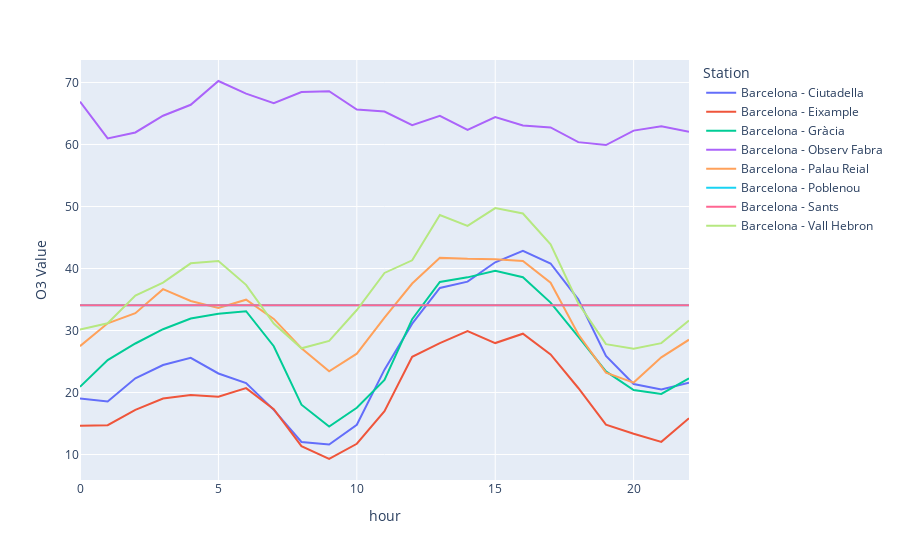

Source (notebook cell):
### Code cell
def remove_h(x):
    x = str(x)
    return int(x[0:-1])
grouped_hour = air_quality.groupby(["read_hour", "Station"], as_index = False)["O3 Value", "NO2 Value", "PM10 Value"].mean()
grouped_hour["hour"] = grouped_hour["read_hour"].apply(remove_h)
grouped_hour.sort_values(by = ["hour", "Station"], inplace=True)
fig = px.line(grouped_hour, x = "hour", y = "O3 Value", color = "Station")
fig.show()

### Figure 1 — Plotly figure (JSON) as saved in the notebook; plotly's stock layout.template omitted (floating-point values rounded to 4 significant figures)
{"data": [{"hovertemplate": "Station=Barcelona - Ciutadella<br>hour=%{x}<br>O3 Value=%{y}<extra></extra>", "legendgroup": "Barcelona - Ciutadella", "line": {"color": "#636efa", "dash": "solid"}, "marker": {"symbol": "circle"}, "mode": "lines", "name": "Barcelona - Ciutadella", "orientation": "v", "showlegend": true, "type": "scatter", "x": [0, 1, 2, 3, 4, 5, 6, 7, 8, 9, 10, 11, 12, 13, 14, 15, 16, 17, 18, 19, 20, 21, 22], "xaxis": "x", "y": [19.03, 18.57, 22.3, 24.44, 25.6, 23.07, 21.53, 17.2, 12.03, 11.62, 14.8, 23.69, 31.11, 36.87, 37.87, 41, 42.87, 40.81, 35.03, 25.9, 21.37, 20.51, 21.58], "yaxis": "y"}, {"hovertemplate": "Station=Barcelona - Eixample<br>hour=%{x}<br>O3 Value=%{y}<extra></extra>", "legendgroup": "Barcelona - Eixample", "line": {"color": "#EF553B", "dash": "solid"}, "marker": {"symbol": "circle"}, "mode": "lines", "name": "Barcelona - Eixample", "orientation": "v", "showlegend": true, "type": "scatter", "x": [0, 1, 2, 3, 4, 5, 6, 7, 8, 9, 10, 11, 12, 13, 14, 15, 16, 17, 18, 19, 20, 21, 22], "xaxis": "x", "y": [14.63, 14.74, 17.21, 19.04, 19.61, 19.31, 20.71, 17.31, 11.34, 9.279, 11.74, 16.98, 25.76, 27.98, 29.91, 27.97, 29.48, 26.14, 20.73, 14.81, 13.34, 12.04, 15.85], "yaxis": "y"}, {"hovertemplate": "Station=Barcelona - Gràcia<br>hour=%{x}<br>O3 Value=%{y}<extra></extra>", "legendgroup": "Barcelona - Gràcia", "line": {"color": "#00cc96", "dash": "solid"}, "marker": {"symbol": "circle"}, "mode": "lines", "name": "Barcelona - Gràcia", "orientation": "v", "showlegend": true, "type": "scatter", "x": [0, 1, 2, 3, 4, 5, 6, 7, 8, 9, 10, 11, 12, 13, 14, 15, 16, 17, 18, 19, 20, 21, 22], "xaxis": "x", "y": [20.93, 25.24, 27.91, 30.21, 31.94, 32.71, 33.11, 27.47, 18.03, 14.52, 17.53, 22.03, 31.83, 37.82, 38.57, 39.64, 38.58, 34.5, 29, 23.41, 20.41, 19.78, 22.29], "yaxis": "y"}, {"hovertemplate": "Station=Barcelona - Observ Fabra<br>hour=%{x}<br>O3 Value=%{y}<extra></extra>", "legendgroup": "Barcelona - Observ Fabra", "line": {"color": "#ab63fa", "dash": "solid"}, "marker": {"symbol": "circle"}, "mode": "lines", "name": "Barcelona - Observ Fabra", "orientation": "v", "showlegend": true, "type": "scatter", "x": [0, 1, 2, 3, 4, 5, 6, 7, 8, 9, 10, 11, 12, 13, 14, 15, 16, 17, 18, 19, 20, 21, 22], "xaxis": "x", "y": [66.9, 60.97, 61.94, 64.64, 66.4, 70.24, 68.2, 66.67, 68.47, 68.59, 65.63, 65.31, 63.11, 64.61, 62.34, 64.43, 63.07, 62.74, 60.38, 59.9, 62.24, 62.94, 62.05], "yaxis": "y"}, {"hovertemplate": "Station=Barcelona - Palau Reial<br>hour=%{x}<br>O3 Value=%{y}<extra></extra>", "legendgroup": "Barcelona - Palau Reial", "line": {"color": "#FFA15A", "dash": "solid"}, "marker": {"symbol": "circle"}, "mode": "lines", "name": "Barcelona - Palau Reial", "orientation": "v", "showlegend": true, "type": "scatter", "x": [0, 1, 2, 3, 4, 5, 6, 7, 8, 9, 10, 11, 12, 13, 14, 15, 16, 17, 18, 19, 20, 21, 22], "xaxis": "x", "y": [27.47, 31.17, 32.8, 36.67, 34.77, 33.63, 34.97, 31.87, 27.13, 23.41, 26.27, 32.06, 37.57, 41.71, 41.55, 41.5, 41.2, 37.71, 29.38, 23.2, 21.6, 25.67, 28.52], "yaxis": "y"}, {"hovertemplate": "Station=Barcelona - Poblenou<br>hour=%{x}<br>O3 Value=%{y}<extra></extra>", "legendgroup": "Barcelona - Poblenou", "line": {"color": "#19d3f3", "dash": "solid"}, "marker": {"symbol": "circle"}, "mode": "lines", "name": "Barcelona - Poblenou", "orientation": "v", "showlegend": true, "type": "scatter", "x": [0, 1, 2, 3, 4, 5, 6, 7, 8, 9, 10, 11, 12, 13, 14, 15, 16, 17, 18, 19, 20, 21, 22], "xaxis": "x", "y": [34.08, 34.08, 34.08, 34.08, 34.08, 34.08, 34.08, 34.08, 34.08, 34.08, 34.08, 34.08, 34.08, 34.08, 34.08, 34.08, 34.08, 34.08, 34.08, 34.08, 34.08, 34.08, 34.08], "yaxis": "y"}, {"hovertemplate": "Station=Barcelona - Sants<br>hour=%{x}<br>O3 Value=%{y}<extra></extra>", "legendgroup": "Barcelona - Sants", "line": {"color": "#FF6692", "dash": "solid"}, "marker": {"symbol": "circle"}, "mode": "lines", "name": "Barcelona - Sants", "orientation": "v", "showlegend": true, "type": "scatter", "x": [0, 1, 2, 3, 4, 5, 6, 7, 8, 9, 10, 11, 12, 13, 14, 15, 16, 17, 18, 19, 20, 21, 22], "xaxis": "x", "y": [34.08, 34.08, 34.08, 34.08, 34.08, 34.08, 34.08, 34.08, 34.08, 34.08, 34.08, 34.08, 34.08, 34.08, 34.08, 34.08, 34.08, 34.08, 34.08, 34.08, 34.08, 34.08, 34.08], "yaxis": "y"}, {"hovertemplate": "Station=Barcelona - Vall Hebron<br>hour=%{x}<br>O3 Value=%{y}<extra></extra>", "legendgroup": "Barcelona - Vall Hebron", "line": {"color": "#B6E880", "dash": "solid"}, "marker": {"symbol": "circle"}, "mode": "lines", "name": "Barcelona - Vall Hebron", "orientation": "v", "showlegend": true, "type": "scatter", "x": [0, 1, 2, 3, 4, 5, 6, 7, 8, 9, 10, 11, 12, 13, 14, 15, 16, 17, 18, 19, 20, 21, 22], "xaxis": "x", "y": [30.15, 31.17, 35.63, 37.73, 40.83, 41.2, 37.37, 31.13, 27.13, 28.31, 33.3, 39.28, 41.32, 48.61, 46.86, 49.73, 48.87, 43.9, 34.41, 27.8, 27.07, 27.97, 31.62], "yaxis": "y"}], "layout": {"legend": {"title": {"text": "Station"}, "tracegroupgap": 0}, "margin": {"t": 60}, "xaxis": {"anchor": "y", "domain": [0, 1], "title": {"text": "hour"}}, "yaxis": {"anchor": "x", "domain": [0, 1], "title": {"text": "O3 Value"}}}}
